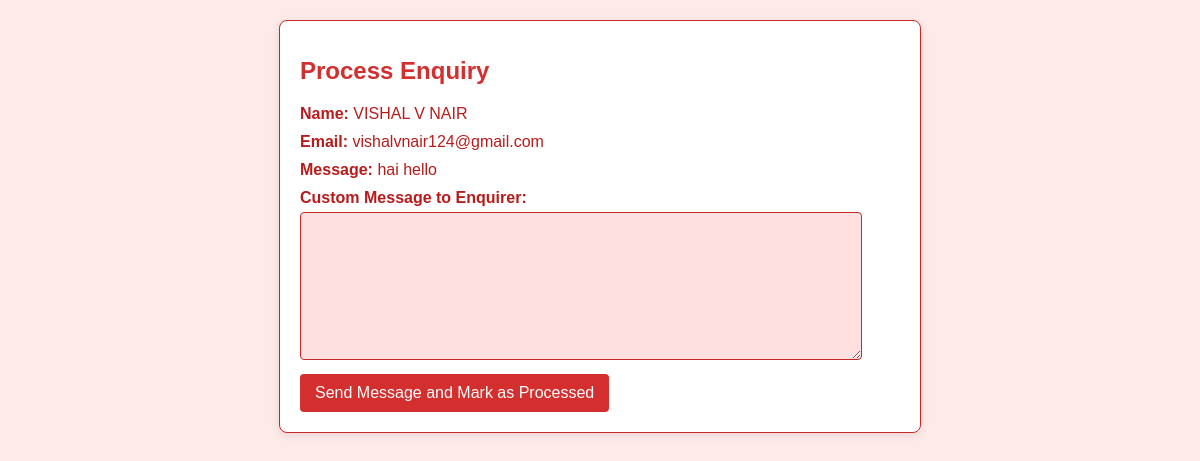
The page /admin/process_enquiry.php?id=2 on the database its author committed.
### tables this page shows
CREATE TABLE `enquiry` (
  `enquiry_id` int(11) NOT NULL,
  `enquirer_name` varchar(30) NOT NULL,
  `enquirer_email` varchar(30) NOT NULL,
  `enquirer_message` varchar(200) NOT NULL,
  `enquiry_time` timestamp NOT NULL DEFAULT current_timestamp() ON UPDATE current_timestamp(),
  `enquiry_status` int(11) NOT NULL DEFAULT 0
);

### admin/process_enquiry.php (the view, shortened to what this page needs)
<?php
include '../common/connection.php';
if (isset($_GET['id'])) {
    $enquiry_id = $_GET['id'];
    $stmt = $conn->prepare("SELECT * FROM enquiry WHERE enquiry_id = ?");
    $stmt->bind_param("i", $enquiry_id);
    $stmt->execute();
    $result = $stmt->get_result();
    if ($result->num_rows > 0) {
        $enquiry = $result->fetch_assoc();
    } else {
        $alert_type = 'error';
        $alert_message = "Enquiry not found.";
        header("Location: enquiry.php?type=$alert_type&message=" . urlencode($alert_message));
        exit();
    }
} else {
    $alert_type = 'error';
    $alert_message = "Invalid enquiry ID.";
    header("Location: enquiry.php?type=$alert_type&message=" . urlencode($alert_message));
    exit();
}
?>
<!DOCTYPE html>
<html lang="en">
<head>
</head>
<body>
    <div class="container">
        <h1>Process Enquiry</h1>
        <p><strong>Name:</strong> <?php echo htmlspecialchars($enquiry['enquirer_name']); ?></p>
        <p><strong>Email:</strong> <?php echo htmlspecialchars($enquiry['enquirer_email']); ?></p>
        <p><strong>Message:</strong> <?php echo nl2br(htmlspecialchars($enquiry['enquirer_message'])); ?></p>
        <form method="post" action="">
            <label for="message">Custom Message to Enquirer:</label>
            <textarea name="message" id="message" rows="6" required></textarea>
            <input type="submit" value="Send Message and Mark as Processed">
        </form>
    </div>
</body>
</html>

### admin/process_enquiry.php (style rules this page uses)
:root { --background-color1: #ffeaea; --background-color2: #ffffff; --background-color3: #ffe0e0; --background-color4: #ffc8c8; --primary-color: #d32f2f; --secondary-color: #b71c1c; --border-color: #c62828; --one-use-color: #e53935; --two-use-color: #f44336; }
body { font-family: Arial, sans-serif; background-color: var(--background-color1); color: var(--secondary-color); margin: 0; padding: 20px; }
.container { max-width: 600px; margin: 0 auto; background-color: var(--background-color2); padding: 20px; border-radius: 8px; box-shadow: 0 2px 8px rgba(0, 0, 0, 0.1); border: 1px solid var(--border-color); }
h1 { font-size: 24px; margin-bottom: 20px; color: var(--primary-color); }
p { font-size: 16px; margin: 10px 0; }
label { font-weight: bold; display: block; margin-bottom: 5px; color: var(--secondary-color); }
textarea { width: 90%; padding: 10px; border: 1px solid var(--border-color); border-radius: 4px; resize: vertical; font-size: 14px; line-height: 1.5; background-color: var(--background-color3); color: var(--secondary-color); }
input[type="submit"] { background-color: var(--primary-color); color: var(--background-color2); padding: 10px 15px; border: none; border-radius: 4px; cursor: pointer; font-size: 16px; margin-top: 10px; transition: background-color 0.3s; }

### rows shown on the page
enquiry: enquirer_name "VISHAL V NAIR", enquirer_email "vishalvnair124@gmail.com", enquirer_message "hai hello"
